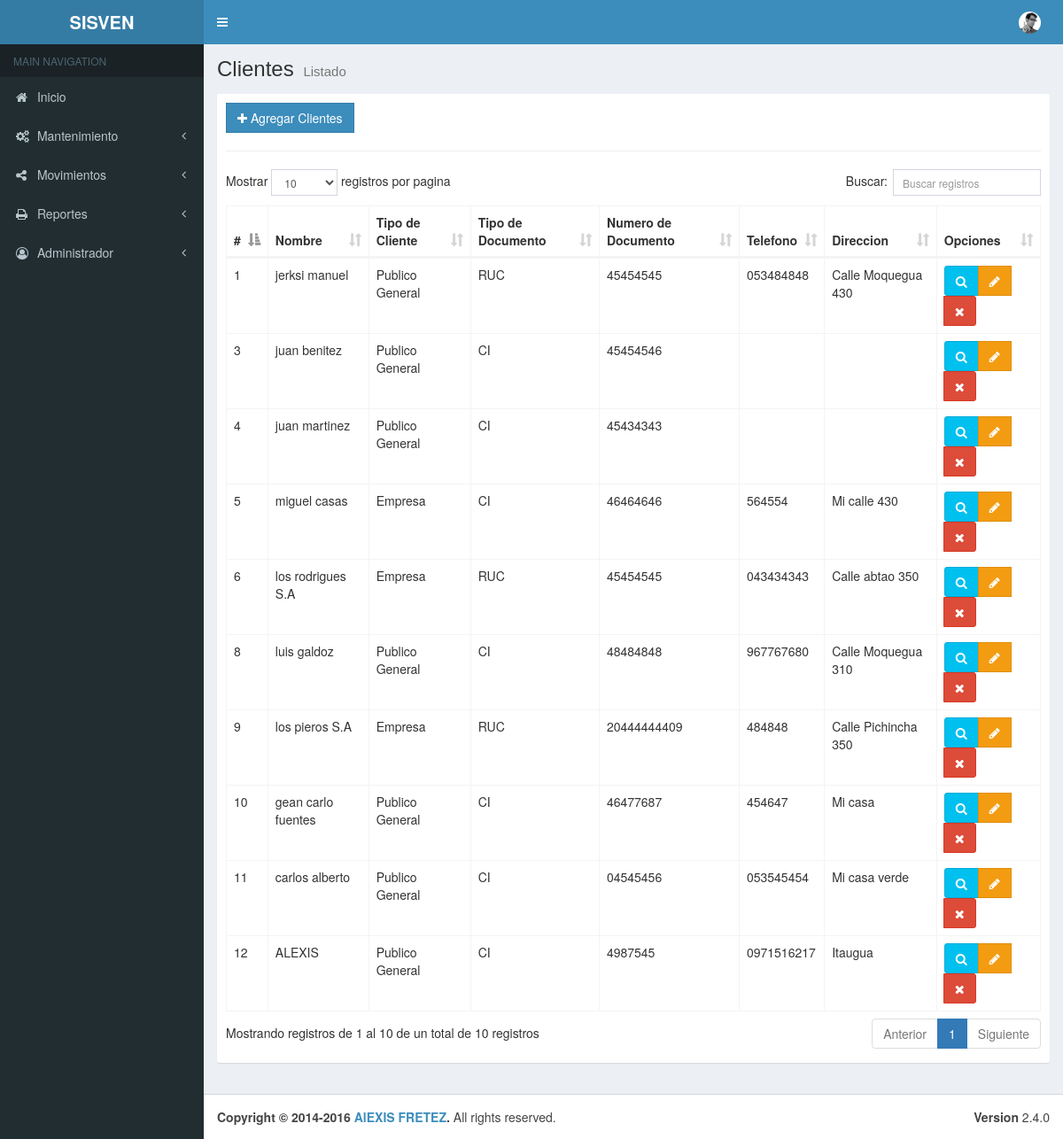
Screenshot of /index.php/mantenimiento/clientes with the database file from the repository.
### tables this page shows
CREATE TABLE IF NOT EXISTS `clientes` (
  `id` int(11) NOT NULL AUTO_INCREMENT,
  `nombre` varchar(100) DEFAULT NULL,
  `telefono` varchar(20) DEFAULT NULL,
  `direccion` varchar(100) DEFAULT NULL,
  `tipo_cliente_id` int(11) DEFAULT NULL,
  `tipo_documento_id` int(11) DEFAULT NULL,
  `num_documento` varchar(45) DEFAULT NULL,
  `estado` tinyint(1) DEFAULT NULL,
  PRIMARY KEY (`id`),
  KEY `fk_tipo_cliente_idx` (`tipo_cliente_id`),
  KEY `fk_tipo_documento_idx` (`tipo_documento_id`),
  CONSTRAINT `fk_tipo_cliente` FOREIGN KEY (`tipo_cliente_id`) REFERENCES `tipo_cliente` (`id`) ON DELETE NO ACTION ON UPDATE NO ACTION,
  CONSTRAINT `fk_tipo_documento` FOREIGN KEY (`tipo_documento_id`) REFERENCES `tipo_documento` (`id`) ON DELETE NO ACTION ON UPDATE NO ACTION
);

CREATE TABLE IF NOT EXISTS `tipo_cliente` (
  `id` int(11) NOT NULL AUTO_INCREMENT,
  `nombre` varchar(45) DEFAULT NULL,
  `descripcion` varchar(45) DEFAULT NULL,
  PRIMARY KEY (`id`),
  UNIQUE KEY `nombre_UNIQUE` (`nombre`)
);

CREATE TABLE IF NOT EXISTS `tipo_documento` (
  `id` int(11) NOT NULL AUTO_INCREMENT,
  `nombre` varchar(45) DEFAULT NULL,
  `cantidad` int(11) DEFAULT NULL,
  PRIMARY KEY (`id`),
  UNIQUE KEY `nombre_UNIQUE` (`nombre`)
);

### application/controllers/mantenimiento/Clientes.php (called while the page is built, shortened)
<?php
class Clientes extends CI_Controller {
	public function __construct(){
		$this->load->model("Clientes_model");
	}
	public function index()
	{
		$data  = array(
			'clientes' => $this->Clientes_model->getClientes(),
		);
		$this->load->view("layouts/header");
		$this->load->view("layouts/aside");
		$this->load->view("admin/clientes/list",$data);
		$this->load->view("layouts/footer");
	}
}

### index.php (called while the page is built, shortened)
<?php
require_once BASEPATH.'core/CodeIgniter.php';

### application/models/Clientes_model.php (called while the page is built, shortened)
<?php
class Clientes_model extends CI_Model {
	public function getClientes(){
		$this->db->select("c.*,tc.nombre as tipocliente, td.nombre as tipodocumento");
		$this->db->from("clientes c");
		$this->db->join("tipo_cliente tc", "c.tipo_cliente_id = tc.id");
		$this->db->join("tipo_documento td", "c.tipo_documento_id = td.id");
		$this->db->where("c.estado","1");
		$resultados = $this->db->get();
		return $resultados->result();
	}
}

### application/views/admin/clientes/list.php (the view, shortened to what this page needs)
<div class="content-wrapper">
    <section class="content-header">
        <h1>
        Clientes
        <small>Listado</small>
        </h1>
    </section>
    <section class="content">
        <div class="box box-solid">
            <div class="box-body">
                <div class="row">
                    <div class="col-md-12">
                        <a href="<?php echo base_url();?>mantenimiento/clientes/add" class="btn btn-primary btn-flat"><span class="fa fa-plus"></span> Agregar Clientes</a>
                    </div>
                </div>
                <hr>
                <div class="row">
                    <div class="col-md-12">
                        <table id="example1" class="table table-bordered table-hover">
                            <thead>
                                <tr>
                                    <th>#</th>
                                    <th>Nombre</th>
                                    <th>Tipo de Cliente</th>
                                    <th>Tipo de Documento</th>
                                    <th>Numero de Documento</th>
                                    <th>Telefono</th>
                                    <th>Direccion</th>
                                    <th>Opciones</th>
                                </tr>
                            </thead>
                            <tbody>
                                <?php if(!empty($clientes)):?>
                                    <?php foreach($clientes as $cliente):?>
                                        <tr>
                                            <td><?php echo $cliente->id;?></td>
                                            <td><?php echo $cliente->nombre;?></td>
                                            <td><?php echo $cliente->tipocliente;?></td>
                                            <td><?php echo $cliente->tipodocumento;?></td>
                                            <td><?php echo $cliente->num_documento;?></td>
                                            <td><?php echo $cliente->telefono;?></td>
                                            <td><?php echo $cliente->direccion;?></td>
                                            <?php $datacliente = $cliente->id."*".$cliente->nombre."*".$cliente->tipocliente."*".$cliente->tipodocumento."*".$cliente->num_documento."*".$cliente->telefono."*".$cliente->direccion;?>
                                            <td>
                                                <div class="btn-group">
                                                    <button type="button" class="btn btn-info btn-view-cliente" data-toggle="modal" data-target="#modal-default" value="<?php echo $datacliente?>">
                                                        <span class="fa fa-search"></span>
                                                    </button>
                                                    <a href="<?php echo base_url()?>mantenimiento/clientes/edit/<?php echo $cliente->id;?>" class="btn btn-warning"><span class="fa fa-pencil"></span></a>
                                                    <a href="<?php echo base_url();?>mantenimiento/clientes/delete/<?php echo $cliente->id;?>" class="btn btn-danger btn-remove"><span class="fa fa-remove"></span></a>
                                                </div>
                                            </td>
                                        </tr>
                                    <?php endforeach;?>
                                <?php endif;?>
                            </tbody>
                        </table>
                    </div>
                </div>
            </div>
        </div>
    </section>
</div>

### application/views/layouts/header.php (shortened to what this page needs)
<!DOCTYPE html>
<html lang="es">
<head>
    <link rel="stylesheet" href="<?php echo base_url();?>assets/template/bootstrap/css/bootstrap.min.css">
    <link rel="stylesheet" href="<?php echo base_url();?>assets/template/jquery-ui/jquery-ui.css">
    <link rel="stylesheet" href="<?php echo base_url();?>assets/template/datatables.net-bs/css/dataTables.bootstrap.min.css">
    <link rel="stylesheet" href="<?php echo base_url();?>assets/template/datatables-export/css/buttons.dataTables.min.css">
    <link rel="stylesheet" href="<?php echo base_url();?>assets/template/font-awesome/css/font-awesome.min.css">
    <link rel="stylesheet" href="<?php echo base_url();?>assets/template/dist/css/AdminLTE.min.css">
    <link rel="stylesheet" href="<?php echo base_url();?>assets/template/dist/css/skins/_all-skins.min.css">
</head>
<body class="hold-transition skin-blue sidebar-mini">
    <div class="wrapper">
        <header class="main-header">
            <a href="../../index2.html" class="logo">
                <span class="logo-lg"><b>SISVEN</b></span>
            </a>
            <nav class="navbar navbar-static-top">
                <a href="#" class="sidebar-toggle" data-toggle="push-menu" role="button">
                </a>
                <div class="navbar-custom-menu">
                    <ul class="nav navbar-nav">
                        <li class="dropdown user user-menu">
                            <a href="#" class="dropdown-toggle" data-toggle="dropdown">
                                <img src="<?php echo base_url()?>assets/template/dist/img/user2-160x160.jpg" class="user-image" alt="User Image">
                            </a>
                        </li>
                    </ul>
                </div>
            </nav>
        </header>

### application/views/layouts/aside.php (shortened to what this page needs)
<aside class="main-sidebar">
    <section class="sidebar">
        <ul class="sidebar-menu" data-widget="tree">
            <li class="header">MAIN NAVIGATION</li>
            <li>
                <a href="<?php echo base_url();?>dashboard">
                    <i class="fa fa-home"></i> <span>Inicio</span>
                </a>
            </li>
            <li class="treeview">
                <a href="#">
                    <i class="fa fa-cogs"></i> <span>Mantenimiento</span>
                    <span class="pull-right-container">
                        <i class="fa fa-angle-left pull-right"></i>
                    </span>
                </a>
            </li>
            <li class="treeview">
                <a href="#">
                    <i class="fa fa-share-alt"></i> <span>Movimientos</span>
                    <span class="pull-right-container">
                        <i class="fa fa-angle-left pull-right"></i>
                    </span>
                </a>
            </li>
            <li class="treeview">
                <a href="#">
                    <i class="fa fa-print"></i> <span>Reportes</span>
                    <span class="pull-right-container">
                        <i class="fa fa-angle-left pull-right"></i>
                    </span>
                </a>
            </li>
            <li class="treeview">
                <a href="#">
                    <i class="fa fa-user-circle-o"></i> <span>Administrador</span>
                    <span class="pull-right-container">
                        <i class="fa fa-angle-left pull-right"></i>
                    </span>
                </a>
            </li>
        </ul>
    </section>
</aside>

### application/views/layouts/footer.php (shortened to what this page needs)
        <footer class="main-footer">
            <div class="pull-right hidden-xs">
                <b>Version</b> 2.4.0
            </div>
            <strong>Copyright &copy; 2014-2016 <a href="https://adminlte.io">AlEXIS FRETEZ</a>.</strong> All rights
            reserved.
        </footer>
    </div>
</body>
</html>

### rows the page displays
clientes: id "1", nombre "jerksi manuel", tipo_cliente.nombre "Publico General", tipo_documento.nombre "RUC", num_documento "45454545", telefono "053484848", direccion "Calle Moquegua 430"
clientes: id "3", nombre "juan benitez", tipo_cliente.nombre "Publico General", tipo_documento.nombre "CI", num_documento "45454546"
clientes: id "4", nombre "juan martinez", tipo_cliente.nombre "Publico General", tipo_documento.nombre "CI", num_documento "45434343"
clientes: id "5", nombre "miguel casas", tipo_cliente.nombre "Empresa", tipo_documento.nombre "CI", num_documento "46464646", telefono "564554", direccion "Mi calle 430"
clientes: id "6", nombre "los rodrigues S.A", tipo_cliente.nombre "Empresa", tipo_documento.nombre "RUC", num_documento "45454545", telefono "043434343", direccion "Calle abtao 350"
clientes: id "8", nombre "luis galdoz", tipo_cliente.nombre "Publico General", tipo_documento.nombre "CI", num_documento "48484848", telefono "967767680", direccion "Calle Moquegua 310"
clientes: id "9", nombre "los pieros S.A", tipo_cliente.nombre "Empresa", tipo_documento.nombre "RUC", num_documento "20444444409", telefono "484848", direccion "Calle Pichincha 350"
clientes: id "10", nombre "gean carlo fuentes", tipo_cliente.nombre "Publico General", tipo_documento.nombre "CI", num_documento "46477687", telefono "454647", direccion "Mi casa"
clientes: id "11", nombre "carlos alberto", tipo_cliente.nombre "Publico General", tipo_documento.nombre "CI", num_documento "04545456", telefono "053545454", direccion "Mi casa verde"
clientes: id "12", nombre "ALEXIS", tipo_cliente.nombre "Publico General", tipo_documento.nombre "CI", num_documento "4987545", telefono "0971516217", direccion "Itaugua"
